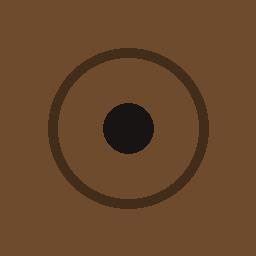
#> input picture projects/proj4_redsticks/samples/brown-eye.jpg, 256 x 256 px
$ python main.py --input ../../../../projects/proj4_redsticks/samples/brown-eye.jpg
#> lines starting #> are read from the running program, lines starting #| are printed output that depends on the picture; after the words box and inside, x2 and y2 are one past the last pixel; in counts of white or black regions, pixels touching at a corner belong together
"""Minimal image-processing pipeline for the Conda showcase.

Demonstrates why Conda is a strong fit for projects with native binary
dependencies: OpenCV ships compiled C++ extensions and links against shared
libraries that Conda can install reliably across platforms.
"""

from __future__ import annotations

import argparse
from pathlib import Path

import cv2
import numpy as np


def make_sample_image(size: int = 256) -> np.ndarray:
    """Generate a deterministic grayscale gradient with a bright square."""
    image = np.tile(np.linspace(0, 255, size, dtype=np.uint8), (size, 1))
    image[size // 4 : 3 * size // 4, size // 4 : 3 * size // 4] = 230
    return image


def process(image: np.ndarray) -> np.ndarray:
    """Blur the image and return Canny edges as an 8-bit array."""
    blurred = cv2.GaussianBlur(image, ksize=(5, 5), sigmaX=1.2)
    edges = cv2.Canny(blurred, threshold1=50, threshold2=150)
    return edges


def main() -> None:
    parser = argparse.ArgumentParser(description="Run the demo edge-detection pipeline.")
    parser.add_argument("--input", type=Path, help="Optional path to a grayscale image.")
    parser.add_argument("--output", type=Path, default=Path("edges.png"))
    args = parser.parse_args()

    if args.input is not None:
        image = cv2.imread(str(args.input), cv2.IMREAD_GRAYSCALE)
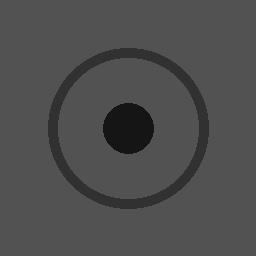
#> image: shape (256, 256); min 0, max 99, mean 77.8
        if image is None:
            raise SystemExit(f"Could not read image: {args.input}")
    else:
        image = make_sample_image()

    edges = process(image)
#> in process, `edges = cv2.Canny(blurred, threshold1=50, threshold2=150)`:
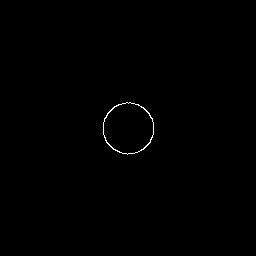
#> edges: shape (256, 256); 0.29% white in thin lines or dots, all inside (x1, y1, x2, y2) = (103, 102, 154, 155)
    cv2.imwrite(str(args.output), edges)
    print(f"Wrote {args.output} ({edges.shape[1]}x{edges.shape[0]})")
#| Wrote edges.png (256x256)


if __name__ == "__main__":
    main()
